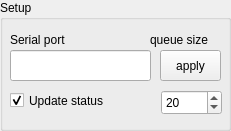
   <widget class="QGroupBox" name="groupBox">
    <property name="geometry">
     <rect>
      <x>0</x>
      <y>0</y>
      <width>231</width>
      <height>131</height>
     </rect>
    </property>
    <property name="sizePolicy">
     <sizepolicy hsizetype="Preferred" vsizetype="Preferred">
      <horstretch>0</horstretch>
      <verstretch>0</verstretch>
     </sizepolicy>
    </property>
    <property name="title">
     <string>Setup</string>
    </property>
    <widget class="QLineEdit" name="leSerialPort">
     <property name="geometry">
      <rect>
       <x>10</x>
       <y>50</y>
       <width>141</width>
       <height>31</height>
      </rect>
     </property>
    </widget>
    <widget class="QLabel" name="label">
     <property name="geometry">
      <rect>
       <x>10</x>
       <y>30</y>
       <width>201</width>
       <height>20</height>
      </rect>
     </property>
     <property name="text">
      <string>Serial port</string>
     </property>
    </widget>
    <widget class="QPushButton" name="pushButton">
     <property name="geometry">
      <rect>
       <x>160</x>
       <y>50</y>
       <width>61</width>
       <height>31</height>
      </rect>
     </property>
     <property name="text">
      <string>apply</string>
     </property>
    </widget>
    <widget class="QCheckBox" name="checkBox">
     <property name="geometry">
      <rect>
       <x>10</x>
       <y>90</y>
       <width>211</width>
       <height>21</height>
      </rect>
     </property>
     <property name="text">
      <string>Update status</string>
     </property>
     <property name="checked">
      <bool>true</bool>
     </property>
    </widget>
    <widget class="QSpinBox" name="sbPortTimeout">
     <property name="geometry">
      <rect>
       <x>161</x>
       <y>90</y>
       <width>61</width>
       <height>25</height>
      </rect>
     </property>
     <property name="toolTip">
      <string>send and response timeout (ms)</string>
     </property>
     <property name="value">
      <number>20</number>
     </property>
    </widget>
    <widget class="QLabel" name="lQueueSize">
     <property name="geometry">
      <rect>
       <x>150</x>
       <y>30</y>
       <width>68</width>
       <height>19</height>
      </rect>
     </property>
     <property name="text">
      <string>queue size</string>
     </property>
    </widget>
   </widget>
